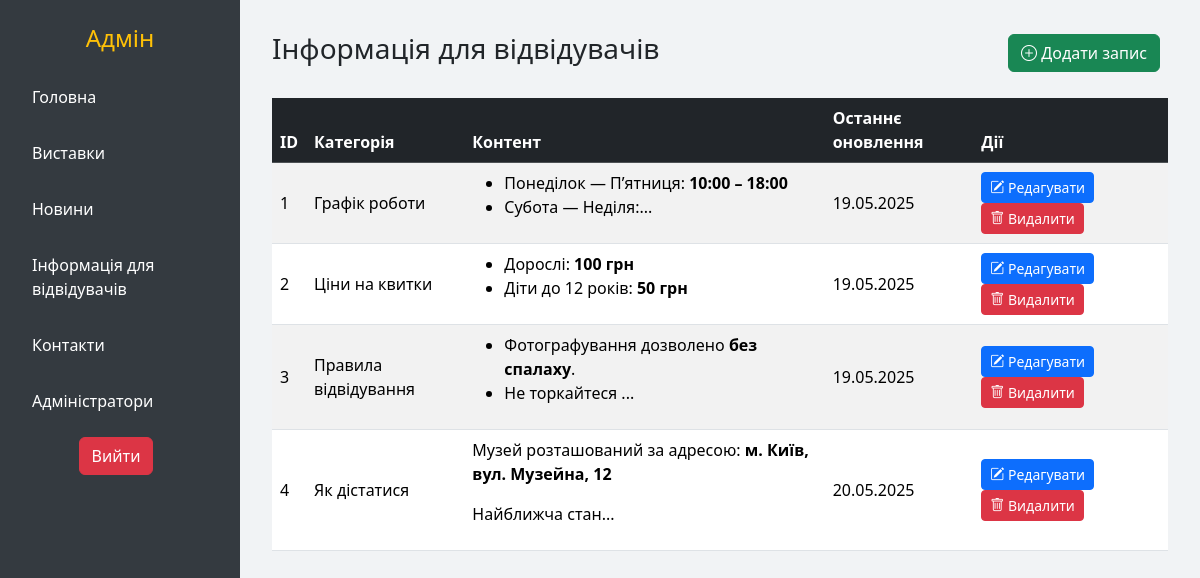
The app's page /admin/visitorInfo (signed in) with its own data.
### tables this page shows
CREATE TABLE IF NOT EXISTS `visitor_info` (
  `id` int NOT NULL AUTO_INCREMENT,
  `category` varchar(100) NOT NULL,
  `content` text NOT NULL,
  `updated_at` datetime DEFAULT CURRENT_TIMESTAMP ON UPDATE CURRENT_TIMESTAMP,
  PRIMARY KEY (`id`)
);

### classes/Controller.php (called while the page is built, shortened)
<?php
class Controller
{
    protected Template $template;
    public function __construct()
    {
        $action = Core::getInstance()->action;
        $controller = Core::getInstance()->controller;
        $this->template = new Template("views/{$controller}/{$action}.php");
    }
    public function view(string $title, ?array $params = null, ?string $templatePath = null): array
    {
        if (!empty($params)) {
            $this->template->addParams($params);
        }
        return [
            'title' => $title,
            'content' => $this->template->render(),
        ];
    }
}

### controllers/AdminController.php (called while the page is built, shortened)
<?php
class AdminController extends Controller
{
    public function actionVisitorInfo()
    {
        $visitors = VisitorInfo::findAll();
        return $this->view('Відвідувачі', ['visitorInfos' => $visitors]);
    }
}

### classes/Core.php (called while the page is built, shortened)
<?php
class Core
{
    private static $instance = null;
    public function __construct()
    {
        $host = Config::getInstance()->host;
        $dbname = Config::getInstance()->dbname;
        $user = Config::getInstance()->user;
        $password = Config::getInstance()->password;
        $this->db = new DB($host, $user, $password, $dbname);
    }
    public static function getInstance()
    {
        if (!isset(self::$instance)) {
            self::$instance = new self;
        }
        return self::$instance;
    }
    public function run()
    {
        $route = $_GET['route'] ?? '';
        $parts = explode('/', trim($route, '/'));
        $this->action = $parts[1];
        $actionName = "action" . ucfirst($this->action);
        $controllerObject = new $controllerName;
        $callArgs = [];
        $data = $controllerObject->$actionName(...$callArgs);
    }
}

### index.php (called while the page is built, shortened)
<?php
spl_autoload_register(function ($class_name) {
    $path = str_replace('\\', '/', $class_name) . '.php';
});
$core = Core::getInstance();
$core->Init();
$core->run();

### classes/DB.php (called while the page is built, shortened)
<?php
class DB
{
    protected $pdo;
    public function __construct($host, $user, $password, $dbname)
    {
        $this->pdo = new \PDO("mysql:host={$host};dbname={$dbname}", $user, $password, [
            \PDO::ATTR_ERRMODE => \PDO::ERRMODE_EXCEPTION,
            \PDO::ATTR_DEFAULT_FETCH_MODE => \PDO::FETCH_ASSOC,
        ]);
    }
    protected function where($where = null)
    {
        if (is_array($where)) {
            $where_string = 'WHERE ';
            $where_fields = array_keys($where);
            foreach ($where_fields as $key => $field) {
                if ($key > 0) {
                    $where_string .= ' AND ';
                }
                $where_string .= "{$field} LIKE :{$field}";
            }
        } elseif (is_string($where)) {
            $where_string = 'WHERE ' . $where;
        } else {
            if (is_string($where)) {
                $where_string = $where;
            } else {
                $where_string = '';
            }
        }
        return $where_string;
    }
    public function select($table, $fields = '*', $where = null, $orderBy = null, $limit = null, $offset = null)
    {
        if (is_array($fields)) {
            $fields_string = implode(',', $fields);
        } else {
            $fields_string = is_string($fields) ? $fields : '*';
        }
        $params = [];
        $where_string = $this->where($where);
        $order_string = '';
        $limit_string = '';
        $sql = "SELECT {$fields_string} FROM {$table} {$where_string} {$order_string} {$limit_string}";
        $stmt = $this->pdo->prepare($sql);
        $stmt->execute($params);
        return $stmt->fetchAll(\PDO::FETCH_ASSOC);
    }
}

### classes/Model.php (called while the page is built, shortened)
<?php
class Model
{
    protected static $table = '';
    public static function findAll($offset = null, $limit = null)
    {
        $arr = Core::getInstance()->db->select(static::$table, '*', null, null, $limit, $offset);
        return $arr ?: [];
    }
}

### classes/Config.php (called while the page is built, shortened)
<?php
class Config
{
    protected static $instance = null;
    protected $params;
    private function __construct()
    {
        $this->params = [];
        $directory = 'config';
        $config_files = scandir($directory);
        foreach ($config_files as $file) {
            if (substr($file, -4) === '.php') {
                $path  = $directory . "/" . $file;
            }
        }
    }
    public static function getInstance()
    {
        if (!isset(self::$instance)) {
            self::$instance = new self;
        }
        return self::$instance;
    }
    public function __get($key)
    {
        return $this->params[$key] ?? null;
    }
    public function __set($key, $value)
    {
        $this->params[$key] = $value;
    }
}

### config/config.php (called while the page is built)
<?php
$Config[] = [];

### config/database.php (called while the page is built)
<?php
$Config[] = [
    'host' => 'localhost',
    'dbname' => 'museum_site',
    'user' => 'root',
    'password' => '',
];

### views/admin/visitorInfo.php (the view, shortened to what this page needs)
<div class="d-flex justify-content-between align-items-center mb-4">
    <h1 class="h3">Інформація для відвідувачів</h1>
    <a href="/admin/createVisitorInfo" class="btn btn-success">
        <i class="bi bi-plus-circle"></i> Додати запис
    </a>
</div>
<div class="table-responsive">
    <table class="table table-striped table-hover align-middle">
        <thead class="table-dark">
            <tr>
                <th>ID</th>
                <th>Категорія</th>
                <th>Контент</th>
                <th>Останнє оновлення</th>
                <th>Дії</th>
            </tr>
        </thead>
        <tbody>
            <?php if (!empty($visitorInfos)): ?>
                <?php foreach ($visitorInfos as $info): ?>
                    <tr>
                        <td><?= htmlspecialchars($info['id']) ?></td>
                        <td><?= htmlspecialchars($info['category']) ?></td>
                        <td><?= mb_strimwidth($info['content'], 0, 100, '...') ?></td>
                        <td><?= date('d.m.Y', strtotime($info['updated_at'])) ?></td>
                        <td class="">
                            <a href="/admin/editVisitorinfo?id=<?= $info['id'] ?>" class="btn btn-sm btn-primary">
                                <i class="bi bi-pencil-square"></i> Редагувати
                            </a>
                            <form action="/admin/deleteVisitorInfo" method="POST" class="d-inline" onsubmit="return confirm('Ви впевнені, що хочете видалити цей запис?');">
                                <button type="submit" class="btn btn-sm btn-danger">
                                    <i class="bi bi-trash"></i> Видалити
                                </button>
                            </form>
                        </td>
                    </tr>
                <?php endforeach ?>
            <?php else: ?>
                <tr>
                    <td colspan="5" class="text-center text-muted">Немає записів</td>
                </tr>
            <?php endif; ?>
        </tbody>
    </table>
</div>

### public/css/admin.css (style rules this page uses)
body { margin: 0; font-family: "Segoe UI", Tahoma, Geneva, Verdana, sans-serif; background-color: #f8f9fa; }
.table th { background-color: #dee2e6; }
.btn-primary, .btn-success, .btn-danger { margin-right: 0.5rem; }

### records on screen
visitor_info: id "1", category "Графік роботи", content "Понеділок — П’ятниця: 10:00 – 18:00 Субота — Неділя:...", updated_at "19.05.2025"
visitor_info: id "2", category "Ціни на квитки", content "Дорослі: 100 грн Діти до 12 років: 50 грн", updated_at "19.05.2025"
visitor_info: id "3", category "Правила відвідування", content "Фотографування дозволено без спалаху . Не торкайтеся ...", updated_at "19.05.2025"
visitor_info: id "4", category "Як дістатися", content "Музей розташований за адресою: м. Київ, вул. Музейна, 12 Найближча стан...", updated_at "20.05.2025"
